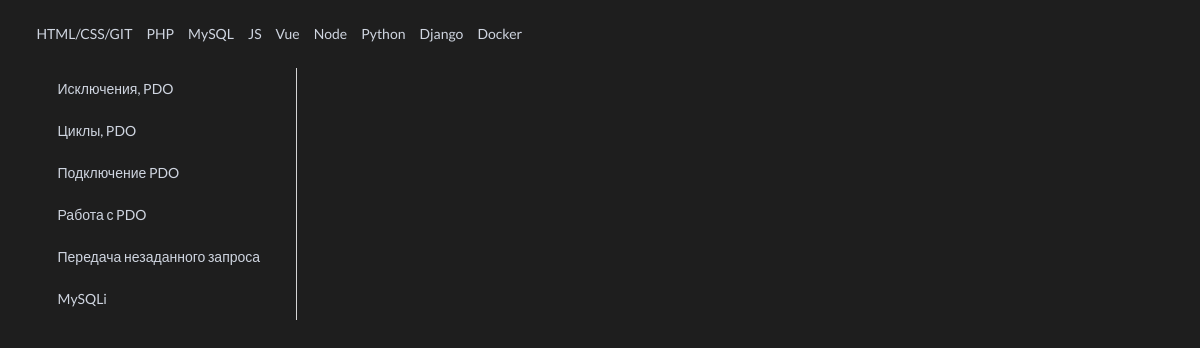
/info?t=php, run on the app's committed database.
### scraps/models.py (models this page shows, shortened)
class Technology(models.Model):
    name = models.CharField(verbose_name='Name of technology', max_length=255)
    link_name = models.CharField(verbose_name='Link name of technology(JavaScript=js)', max_length=255)
    class Meta:
        verbose_name_plural = 'Technologis'
        verbose_name = 'Technology'

class Content(models.Model):
    technology = models.ForeignKey(Technology, on_delete=models.CASCADE, related_name='technology')
    title = models.CharField(verbose_name='Title', max_length=255)
    content = models.TextField(verbose_name='Content', default='<pre data-enlighter-language="python"></pre>')
    class Meta:
        verbose_name_plural = 'Contents'
        verbose_name = 'Content'
        ordering = ['id']

### scraps/views.py (the view)
# urls.py: path('info', views.get_info, name='info'),
def get_info(req):
    technologies = models.Technology.objects.all().values()
    select_tech = req.GET['t'] or 'py'
    get_object_or_404(models.Technology, link_name=select_tech)
    content = models.Content.objects.filter(technology__link_name=select_tech)
    return render(req, 'info_page.html', context={'content': content, 'technologies': technologies})

### scraps/templates/info_page.html (shortened to what this page needs)
{% extends 'index.html' %}
{% block data %}
  <div class="ui grid">
  <div class="four wide column">
    <div class="ui vertical fluid tabular attached menu">
      {% for el in content %}
        <a class="item" data-tab="data-tab-{{ el.id }}">
          {{ el.title }}
        </a>
      {% endfor %}
    </div>
  </div>
  <div class="twelve wide stretched column">
  </div>
</div>
{% endblock %}

### scraps/templates/index.html (shortened to what this page needs)
{% extends 'base.html' %}
{% block content %}
  <div class="ui text menu">
      {% for tclgy in technologies %}
        <a class="item" href="/info?t={{ tclgy.link_name }}">
          {{ tclgy.name }}
        </a>
      {% endfor %}
  </div>
  <div class="ui content">
      {% block data %}
      {% endblock %}
  </div>
{% endblock %}

### static/css/style.css (style rules this page uses)
html, body { background-color: #1E1E1E !important; }
:not(.enlighter) p, :not(.enlighter) a, :not(.enlighter) h1, :not(.enlighter) h2, :not(.enlighter) h3, :not(.enlighter) h4, :not(.enlighter) h5, :not(.enlighter) h6, :not(.enlighter) li { color: #cfd5e0 !important; }

### data on the page
Technology: name "HTML/CSS/GIT"
Technology: name "PHP"
Technology: name "MySQL"
Technology: name "JS"
Technology: name "Vue"
Technology: name "Node"
Technology: name "Python"
Technology: name "Django"
Technology: name "Docker"
Content: title "Исключения, PDO"
Content: title "Циклы, PDO"
Content: title "Подключение PDO"
Content: title "Работа с PDO"
Content: title "Передача незаданного запроса"
Content: title "MySQLi"
